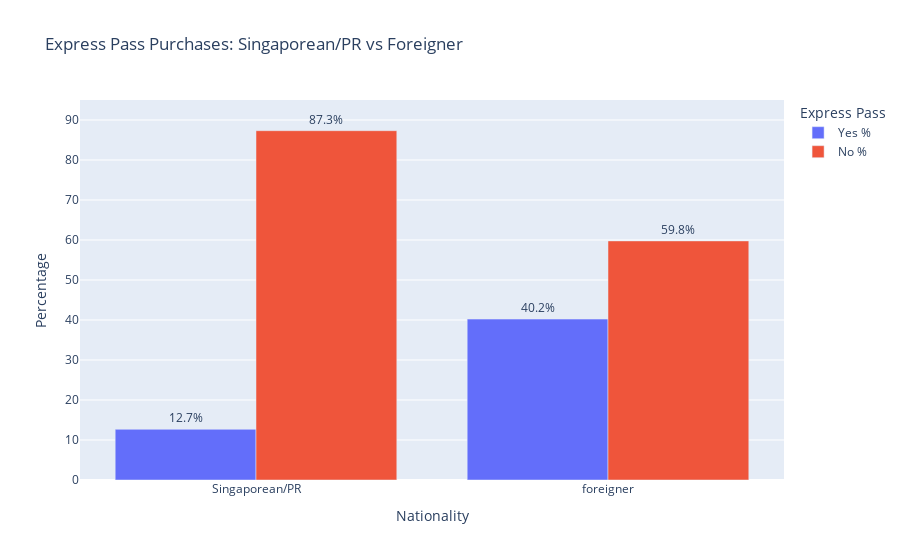

Source (notebook cell):
### Markdown cell above
Express Pass Purchases: Singaporean/PR vs Foreigner

### Code cell
import pandas as pd
import plotly.express as px

# Load the dataset
file_path = r'../data/Updated_Theme_Parks_Survey_Responses 5.csv'
df = pd.read_csv(file_path)

# Filter the data by nationality groups and calculate the percentages of Express Pass purchases
# Create a new column to indicate if the Express Pass was purchased
df['Express Pass Purchased'] = df['express_pass_purchase'].apply(lambda x: 'Yes' if x == 'Yes' else 'No')

# Group by nationality and Express Pass purchase, and calculate the percentage for each group
express_pass_summary = df.groupby(['Nationality', 'Express Pass Purchased']).size().unstack(fill_value=0)
express_pass_summary['Total'] = express_pass_summary['Yes'] + express_pass_summary['No']
express_pass_summary['Yes %'] = (express_pass_summary['Yes'] / express_pass_summary['Total']) * 100
express_pass_summary['No %'] = (express_pass_summary['No'] / express_pass_summary['Total']) * 100

# Reset the index for easy plotting and melt the data to have separate columns for Yes and No percentages
express_pass_summary.reset_index(inplace=True)
express_pass_summary = express_pass_summary.melt(id_vars='Nationality', value_vars=['Yes %', 'No %'],
                                                 var_name='Express Pass', value_name='Percentage')

# Plot the data using Plotly Express
fig = px.bar(express_pass_summary, x='Nationality', y='Percentage', color='Express Pass',
             title='Express Pass Purchases: Singaporean/PR vs Foreigner',
             labels={'Percentage': 'Percentage of Guests'},
             barmode='group',
             text='Percentage')  # Add percentage text on top of each bar

# Format the text on the bars to show percentages with 1 decimal place
fig.update_traces(texttemplate='%{text:.1f}%', textposition='outside')

# Update layout to set axis titles and limit y-axis range to 0-90%
fig.update_layout(
    yaxis=dict(title='Percentage', range=[0, 95]), 
    xaxis=dict(title='Nationality')
)

fig.show()

### Figure 1 — Plotly figure (JSON) as saved in the notebook; plotly's stock layout.template omitted (floating-point values rounded to 4 significant figures)
{"data": [{"alignmentgroup": "True", "hovertemplate": "Express Pass=Yes %<br>Nationality=%{x}<br>Percentage of Guests=%{text}<extra></extra>", "legendgroup": "Yes %", "marker": {"color": "#636efa", "pattern": {"shape": ""}}, "name": "Yes %", "offsetgroup": "Yes %", "orientation": "v", "showlegend": true, "text": [12.68, 40.23], "textposition": "outside", "texttemplate": "%{text:.1f}%", "type": "bar", "x": ["Singaporean/PR", "foreigner"], "xaxis": "x", "y": [12.68, 40.23], "yaxis": "y"}, {"alignmentgroup": "True", "hovertemplate": "Express Pass=No %<br>Nationality=%{x}<br>Percentage of Guests=%{text}<extra></extra>", "legendgroup": "No %", "marker": {"color": "#EF553B", "pattern": {"shape": ""}}, "name": "No %", "offsetgroup": "No %", "orientation": "v", "showlegend": true, "text": [87.32, 59.77], "textposition": "outside", "texttemplate": "%{text:.1f}%", "type": "bar", "x": ["Singaporean/PR", "foreigner"], "xaxis": "x", "y": [87.32, 59.77], "yaxis": "y"}], "layout": {"barmode": "group", "legend": {"title": {"text": "Express Pass"}, "tracegroupgap": 0}, "title": {"text": "Express Pass Purchases: Singaporean/PR vs Foreigner"}, "xaxis": {"anchor": "y", "domain": [0, 1], "title": {"text": "Nationality"}}, "yaxis": {"anchor": "x", "domain": [0, 1], "range": [0, 95], "title": {"text": "Percentage"}}}}
